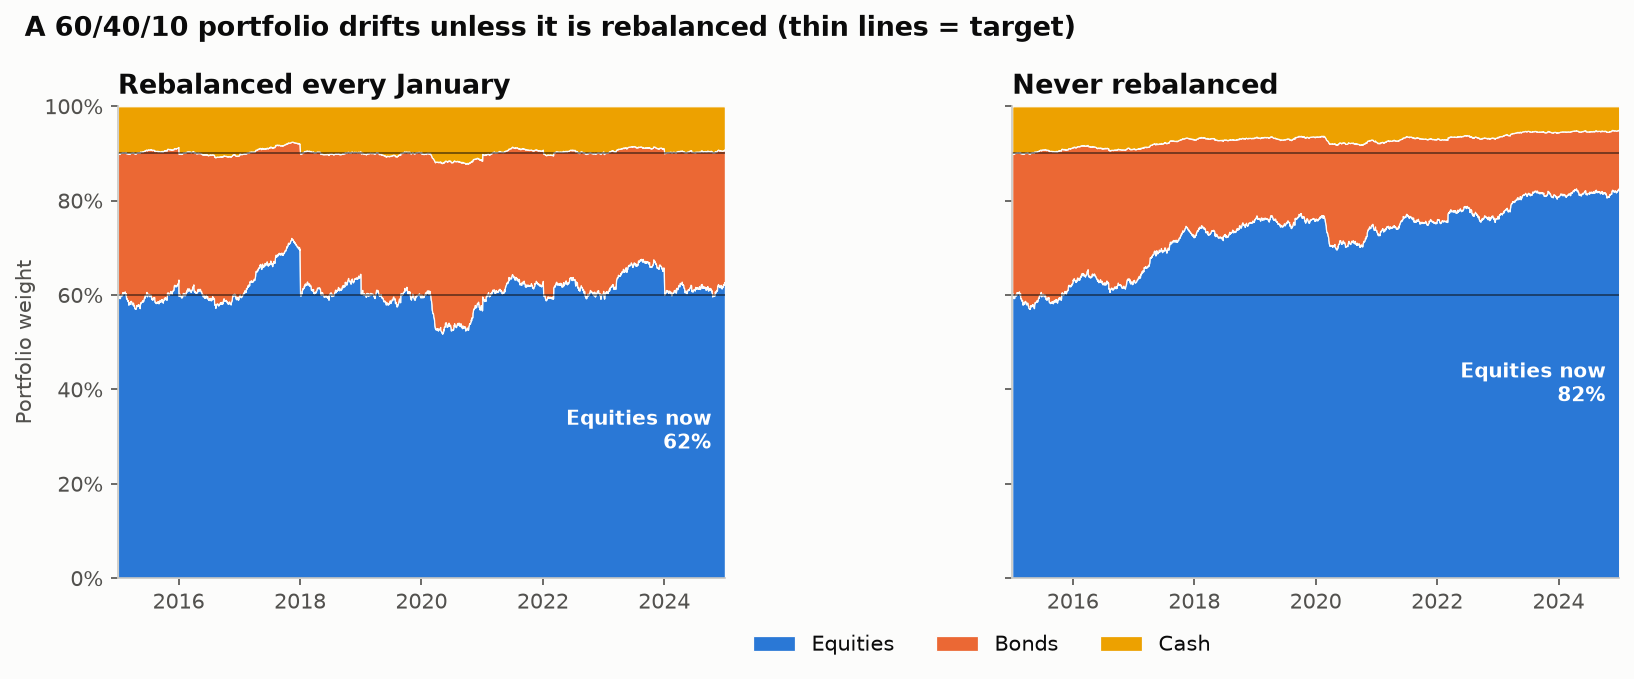

The Python source for this figure:
"""
Allocation Drift and Rebalancing  -  family: Finance & investment

DESIGN PURPOSE
Two 100% stacked area panels show how a portfolio's weights evolve when
markets move: with periodic rebalancing the weights snap back to target,
without it they drift towards whatever performed best. The comparison makes
the hidden risk of "set and forget" visible: a 60/40 portfolio quietly becomes
a much more aggressive one.

WHEN TO USE
  - Explain why and how often to rebalance
  - Show how far a portfolio has drifted from its policy weights
  - Compare rebalancing rules (calendar vs. threshold)

AVOID WHEN
  - More than five or six holdings (group into asset classes)
  - The weights barely move (show a small table instead)

ALTERNATIVES
  - Line chart of the equity weight only, with the target band shaded
  - Stacked bars at each rebalance date

EXAMPLE
A simulated 60% equities / 30% bonds / 10% cash portfolio, 2015–2024,
rebalanced every January vs. never rebalanced. Simple daily returns. Not
investment advice.

NOTE: Educational examples with simulated or historical data. Not investment
advice; past performance does not predict future returns.

Run:  python allocation_drift.py
"""
import sys
from pathlib import Path

import numpy as np
import pandas as pd
import matplotlib.pyplot as plt

# Library style: categorical colors in fixed order, recessive axes, hairline grid.
PALETTE = ["#2a78d6", "#eb6834", "#1baf7a", "#eda100",
           "#e87ba4", "#008300", "#6250d6", "#e34948"]
SEQ_CMAP = "Blues"      # sequential: one hue, light -> dark
DIV_CMAP = "RdBu_r"     # diverging: two opposite hues, neutral midpoint
GRAY = "#b8b7b1"        # de-emphasised marks
plt.rcParams.update({
    "figure.figsize": (8, 4.8), "figure.dpi": 110, "figure.facecolor": "#fcfcfb",
    "axes.facecolor": "#fcfcfb", "axes.edgecolor": "#c9c8c3", "axes.linewidth": 0.8,
    "axes.spines.top": False, "axes.spines.right": False,
    "axes.grid": True, "grid.color": "#e6e5e1", "grid.linewidth": 0.6, "axes.axisbelow": True,
    "axes.prop_cycle": plt.cycler(color=PALETTE),
    "axes.titlesize": 13, "axes.titleweight": "bold", "axes.titlelocation": "left",
    "axes.labelcolor": "#52514e", "xtick.color": "#52514e", "ytick.color": "#52514e",
    "text.color": "#0b0b0b", "font.size": 10, "lines.linewidth": 2,
    "legend.frameon": False,
})

from matplotlib.ticker import PercentFormatter
import matplotlib.dates as mdates

# --- Example data ------------------------------------------------------------
rng = np.random.default_rng(21)
dates = pd.bdate_range("2015-01-01", "2024-12-31")
n = len(dates)
eq = 0.00045 + rng.standard_t(4, n) * 0.0095 / np.sqrt(2)
eq[(dates >= "2020-02-20") & (dates <= "2020-03-23")] -= 0.012
bonds = 0.00012 + rng.normal(0, 0.0035, n)
cash = np.full(n, 0.00006)
asset_rets = pd.DataFrame({"Equities": eq, "Bonds": bonds, "Cash": cash}, index=dates)
target = pd.Series({"Equities": 0.6, "Bonds": 0.3, "Cash": 0.1})
asset_rets.head()

# --- Plot --------------------------------------------------------------------
def simulate(rebalance):
    holdings = target.values.copy()
    out = np.empty((len(asset_rets), len(target)))
    years = asset_rets.index.year
    for i, r in enumerate(asset_rets.values):
        if rebalance and i > 0 and years[i] != years[i - 1]:
            holdings = holdings.sum() * target.values
        holdings = holdings * (1 + r)
        out[i] = holdings / holdings.sum()
    return pd.DataFrame(out, index=asset_rets.index, columns=target.index)

panels = [("Rebalanced every January", simulate(True)), ("Never rebalanced", simulate(False))]
colors = [PALETTE[0], PALETTE[1], PALETTE[3]]
fig, axes = plt.subplots(1, 2, figsize=(11, 4.6), sharey=True)
for ax, (title, w) in zip(axes, panels):
    ax.stackplot(w.index, w.T.values, colors=colors, labels=w.columns, edgecolor="#fcfcfb", linewidth=0.6)
    for cum in target.cumsum().values[:-1]:
        ax.axhline(cum, color="#0b0b0b", linewidth=0.8, alpha=0.6)
    ax.text(w.index[-60], w["Equities"].iloc[-1] / 2, f"Equities now\n{w['Equities'].iloc[-1]:.0%}",
            fontsize=9.5, ha="right", va="center", color="white", weight="bold")
    ax.xaxis.set_major_locator(mdates.YearLocator(2))
    ax.xaxis.set_major_formatter(mdates.DateFormatter("%Y"))
    ax.set_title(title)
    ax.set_ylim(0, 1)
    ax.margins(x=0)
    ax.grid(False)
    ax.yaxis.set_major_formatter(PercentFormatter(1.0, decimals=0))
axes[0].set_ylabel("Portfolio weight")
axes[1].legend(loc="upper center", bbox_to_anchor=(-0.05, -0.08), ncol=3)
fig.suptitle("A 60/40/10 portfolio drifts unless it is rebalanced (thin lines = target)", x=0.02,
             ha="left", fontsize=13, weight="bold")
fig.tight_layout()

# --- Save / show -------------------------------------------------------------
out = Path(__file__).with_name(Path(__file__).stem + ".png")
fig.savefig(out, dpi=150, bbox_inches="tight")
print(f"saved {out}")
if "--no-show" not in sys.argv:
    plt.show()
